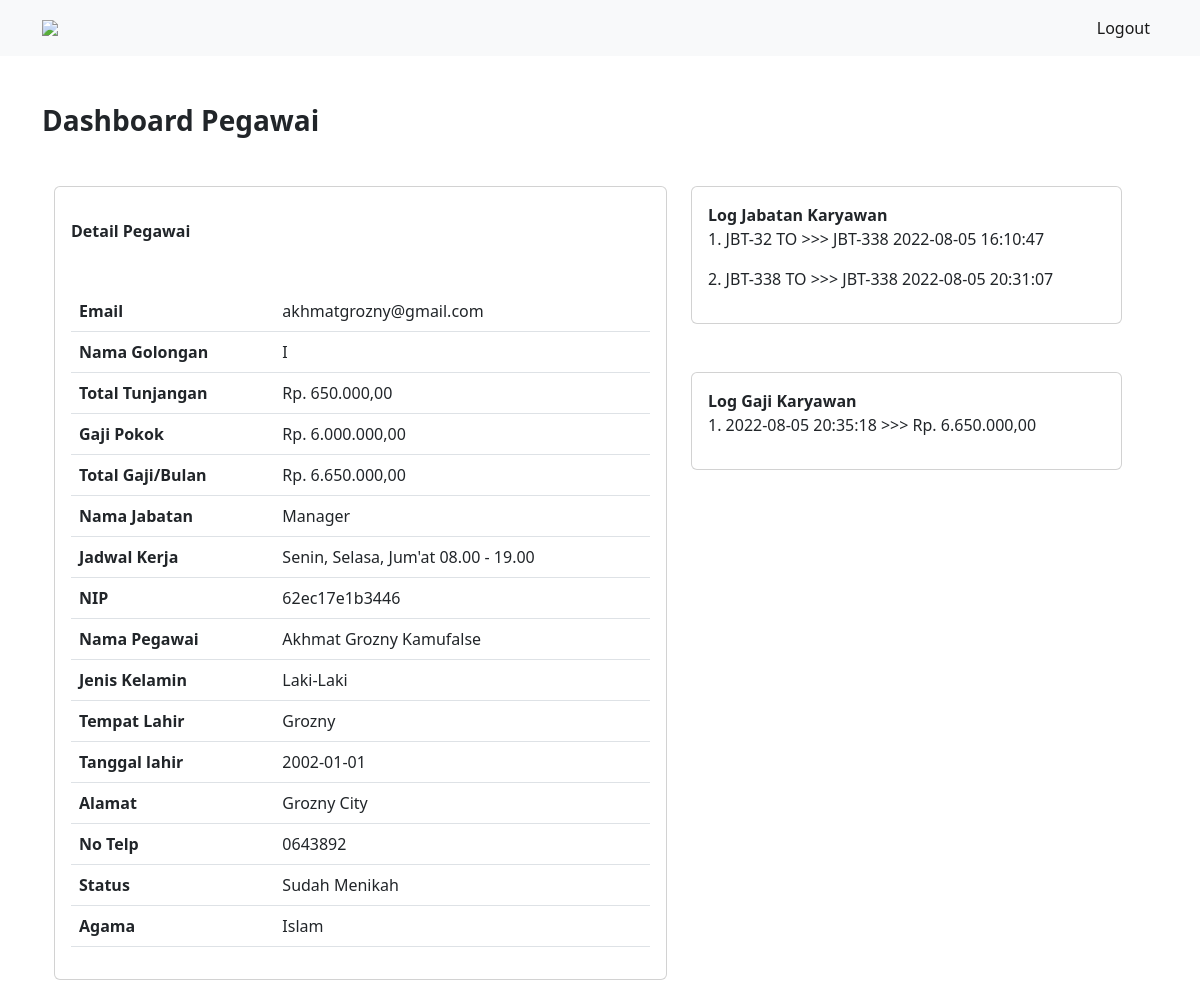
/pegawai/ (signed in), run on the app's committed database.
### tables this page shows
CREATE TABLE `pegawai` (
  `id_pegawai` varchar(20) NOT NULL,
  `id_golongan` varchar(20) DEFAULT NULL,
  `id_jabatan` varchar(20) DEFAULT NULL,
  `id_jadwal_kerja` varchar(20) DEFAULT NULL,
  `nip` varchar(50) DEFAULT NULL,
  `nama_pegawai` varchar(50) DEFAULT NULL,
  `jenis_kelamin` enum('Laki-Laki','Perempuan') DEFAULT NULL,
  `tempat_lahir` varchar(50) DEFAULT NULL,
  `tanggal_lahir` varchar(50) DEFAULT NULL,
  `alamat` text DEFAULT NULL,
  `no_telp` varchar(13) DEFAULT NULL,
  `status` enum('Sudah Menikah','Belum Menikah') DEFAULT NULL,
  `agama` varchar(20) DEFAULT NULL,
  `email` varchar(50) DEFAULT NULL,
  `password` varchar(50) DEFAULT NULL
);

CREATE TABLE `golongan` (
  `id_golongan` varchar(20) NOT NULL,
  `nama_golongan` varchar(30) DEFAULT NULL,
  `tunjangan_anak` varchar(40) DEFAULT NULL,
  `tunjangan_istri` varchar(40) DEFAULT NULL
);

CREATE TABLE `jabatan` (
  `id_jabatan` varchar(20) NOT NULL,
  `nama_jabatan` varchar(20) DEFAULT NULL,
  `gaji_pokok` varchar(50) DEFAULT NULL
);

CREATE TABLE `jadwalkerja` (
  `id_jadwal_kerja` varchar(20) NOT NULL,
  `hari_kerja` varchar(30) DEFAULT NULL,
  `jam_kerja` varchar(30) DEFAULT NULL
);

CREATE TABLE `logjabatan` (
  `old_jabatan` varchar(50) DEFAULT NULL,
  `new_jabatan` varchar(50) DEFAULT NULL,
  `last_update` varchar(90) DEFAULT NULL,
  `id_pegawai` varchar(40) DEFAULT NULL
);

CREATE TABLE `penggajian` (
  `id_penggajian` varchar(30) NOT NULL,
  `id_pegawai` varchar(30) DEFAULT NULL,
  `total_gaji` varchar(40) DEFAULT NULL,
  `date` varchar(30) NOT NULL
);

### pegawai/index.php (the view, shortened to what this page needs)
<?php
    $db = dbConnect();
    $getUsername = $_SESSION['username'];
    $sql = "SELECT p.*, a.*, b.*, c.* FROM (((pegawai as p
                INNER JOIN golongan as a ON p.id_golongan = a.id_golongan)
                INNER JOIN jabatan as b ON p.id_jabatan = b.id_jabatan)
                INNER JOIN jadwalKerja as c ON p.id_jadwal_kerja = c.id_jadwal_kerja)
            WHERE email = '$getUsername'";
    $execPegawai = $db->query($sql);
    $assocPgw = $execPegawai->fetch_assoc();
    $totalgaji = $assocPgw['tunjangan_istri'] + $assocPgw['tunjangan_anak'] + $assocPgw['gaji_pokok'];
    $idpgwfromsql =  $assocPgw['id_pegawai'];
    $sqlpenggajian = "SELECT * FROM penggajian WHERE id_pegawai = '$idpgwfromsql'";
    $execPenggajian = $db->query($sqlpenggajian);
    $id_pgw = $assocPgw['id_pegawai'];
    $logjb = "SELECT * FROM logJabatan WHERE id_pegawai = '$id_pgw'";
    $logJbExecute = $db->query($logjb);
?>
<!DOCTYPE html>
<html lang="en">
<head>
    <link rel="stylesheet" href="https://cdn.jsdelivr.net/npm/bootstrap@5.2.0/dist/css/bootstrap.min.css">
</head>
<body>
<nav class="navbar navbar-expand-lg bg-light">
    <div class="container">
    <img src="https://ik.imagekit.io/zlt25mb52fx/ahmcdn/assets/images/logo/honda.svg" width="20%" class="navbar-brand">
        <div class="collapse navbar-collapse" id="navbarSupportedContent">
        <ul class="navbar-nav ms-auto mb-2 mb-lg-0">
            <li class="nav-item">
            <a class="nav-link active" aria-current="page" href="logout.php">Logout</a>
            </li>
        </ul>
        </div>
    </div>
</nav>
<div class="container">
    <div class="mt-5">
        <h3>
            <b>Dashboard Pegawai</b>
        </h3>
    </div>
    <div class="row container mt-5 mb-5 ">
        <div class="col-sm-7 mb-3">
            <div class="card">
                <div class="card-body">
                    <div class="mt-3">
                        <b>
                            Detail Pegawai
                        </b>
                    </div>
                    <div class="mt-5 mb-3">
                        <table class="table">
                            <tr>
                                <th>Email</th>
                                <td><?= $getUsername?></td>
                            </tr>
                            <tr>
                                <th>Nama Golongan</th>
                                <td><?= $assocPgw['nama_golongan']?></td>
                            </tr>
                            <tr>
                                <th>Total Tunjangan</th>
                                <td>Rp. <?= number_format($assocPgw['tunjangan_istri'] + $assocPgw['tunjangan_anak'], 2,',','.')?></td>
                            </tr>
                            <tr>
                                <th>Gaji Pokok</th>
                                <td>Rp. <?= number_format($assocPgw['gaji_pokok'], 2,',','.')?></td>
                            </tr>
                            <tr>
                                <th>Total Gaji/Bulan</th>
                                <td>Rp. <?= number_format($totalgaji, 2,',','.')?></td>
                            </tr>
                            <tr>
                                <th>Nama Jabatan</th>
                                <td><?= $assocPgw['nama_jabatan']?></td>
                            </tr>
                            <tr>
                                <th>Jadwal Kerja</th>
                                <td><?= $assocPgw['hari_kerja']?> <?= $assocPgw['jam_kerja']?></td>
                            </tr>
                            <tr>
                                <th>NIP</th>
                                <td><?= $assocPgw['nip']?></td>
                            </tr>
                            <tr>
                                <th>Nama Pegawai</th>
                                <td><?= $assocPgw['nama_pegawai']?></td>
                            </tr>
                            <tr>
                                <th>Jenis Kelamin</th>
                                <td><?= $assocPgw['jenis_kelamin']?></td>
                            </tr>
                            <tr>
                                <th>Tempat Lahir</th>
                                <td><?= $assocPgw['tempat_lahir']?></td>
                            </tr>
                            <tr>
                                <th>Tanggal lahir</th>
                                <td><?= $assocPgw['tanggal_lahir']?></td>
                            </tr>
                            <tr>
                                <th>Alamat</th>
                                <td><?= $assocPgw['alamat']?></td>
                            </tr>
                            <tr>
                                <th>No Telp</th>
                                <td><?= $assocPgw['no_telp']?></td>
                            </tr>
                            <tr>
                                <th>Status</th>
                                <td><?= $assocPgw['status']?></td>
                            </tr>
                            <tr>
                                <th>Agama</th>
                                <td><?= $assocPgw['agama']?></td>
                            </tr>
                        </table>
                    </div>
                </div>
            </div>
        </div>
        <div class="col-sm-5 mb-3">
            <div class="card">
                <div class="card-body">
                    <b>
                        Log Jabatan Karyawan
                    </b>
                    <?php $i=1; foreach($logJbExecute as $resExecute):?>
                    <p><?= $i++;?>. <?= $resExecute['old_jabatan']?> TO >>> <?= $resExecute['new_jabatan']?> <?= $resExecute['last_update']?></p>
                    <?php endforeach;?>
                </div>
            </div>
        <div class="card mt-5">
                <div class="card-body">
                    <b>
                        Log Gaji Karyawan
                    </b>
                    <?php $i=1; foreach($execPenggajian as $resPeng):?>
                    <p><?= $i++;?>. <?= $resPeng['date']?> >>> <?= $resPeng['total_gaji']?></p>
                    <?php endforeach;?>
                </div>
            </div>
        </div>
    </div>
</div>
</body>
</html>

### data on the page
pegawai: id_golongan.nama_golongan "I", $assocPgw['tunjangan_istri'] + $assocPgw['tunjangan_anak'] "650.000,00", id_jabatan.gaji_pokok "6.000.000,00", id_golongan.gaji_pokok "6.650.000,00", id_jabatan.nama_jabatan "Manager", id_jadwal_kerja.hari_kerja "Senin, Selasa, Jum'at", id_jadwal_kerja.jam_kerja "08.00 - 19.00", nip "62ec17e1b3446", nama_pegawai "Akhmat Grozny Kamufalse", jenis_kelamin "Laki-Laki", tempat_lahir "Grozny", tanggal_lahir "2002-01-01", alamat "Grozny City", no_telp "0643892", status "Sudah Menikah", agama "Islam"
logjabatan: old_jabatan "JBT-32", new_jabatan "JBT-338", last_update "2022-08-05 16:10:47"
logjabatan: old_jabatan "JBT-338", new_jabatan "JBT-338", last_update "2022-08-05 20:31:07"
penggajian: date "2022-08-05 20:35:18", total_gaji "Rp. 6.650.000,00"

### other printed values
$getUsername "akhmatgrozny@gmail.com"
